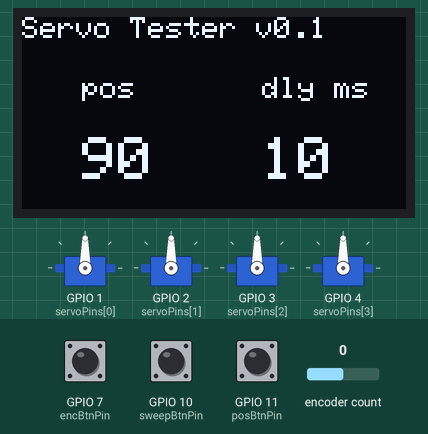
Recording of a sketch running on a simulated ESP32-S3. Shown: 128×64 one-colour display, 4 × servo. The inputs (shaded band) are chosen by the test bench; at power-on: GPIO 10 (sweepBtnPin) HIGH, GPIO 7 (encBtnPin) HIGH, encoder count 0, GPIO 11 (posBtnPin) HIGH. The display library's start-up logo is not drawn; what the sketch prints to the serial monitor is not drawn.

Above: at 3.5 s.
3.6 s: GPIO 10 (sweepBtnPin) pulled LOW for 0.15 s
At 4.09 s:
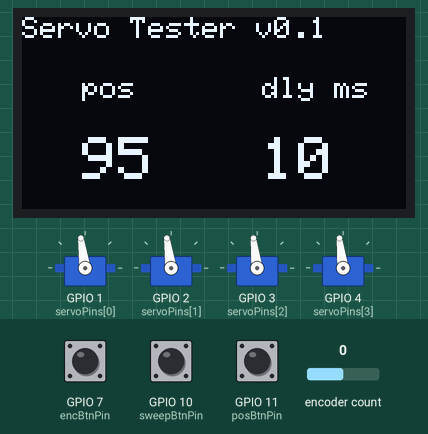
4.3 s: GPIO 7 (encBtnPin) pulled LOW for 0.15 s
At 4.75 s:
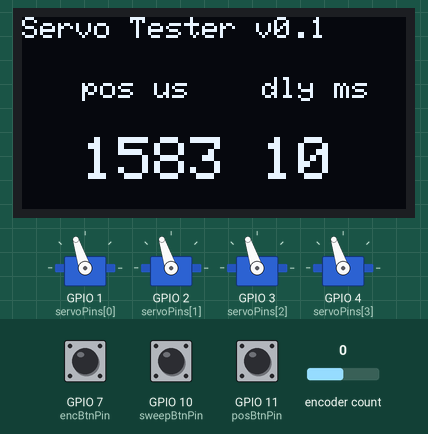
5.0 s: encoder count set to 1
At 6.0 s:
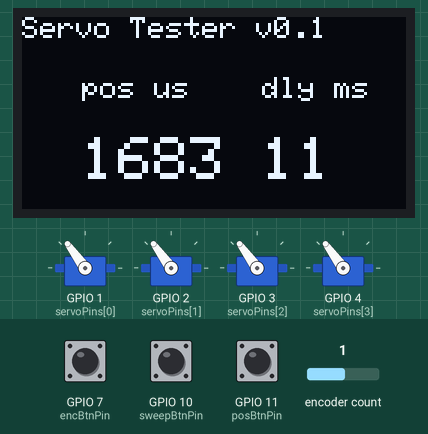
8.0 s: encoder count set to 0
At 8.53 s:
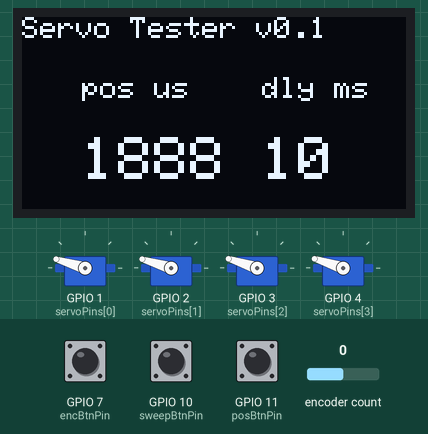
10.8 s: GPIO 11 (posBtnPin) pulled LOW for 0.15 s
At 11.16 s:
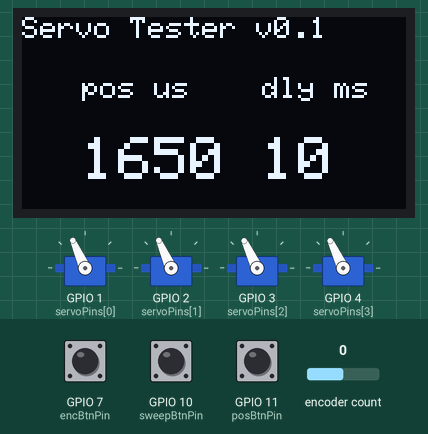
11.5 s: GPIO 7 (encBtnPin) pulled LOW for 1 s
At 11.82 s:
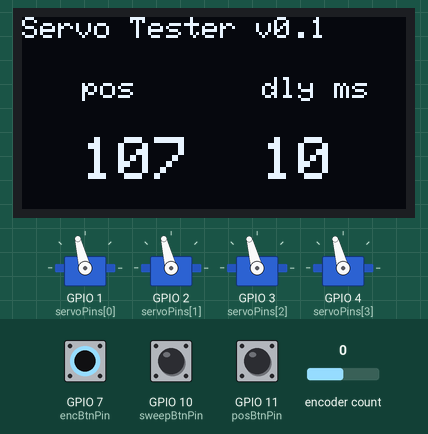
Timing chart, 0 to 16.7 s (numbered marks = the images above; inputs shaded):
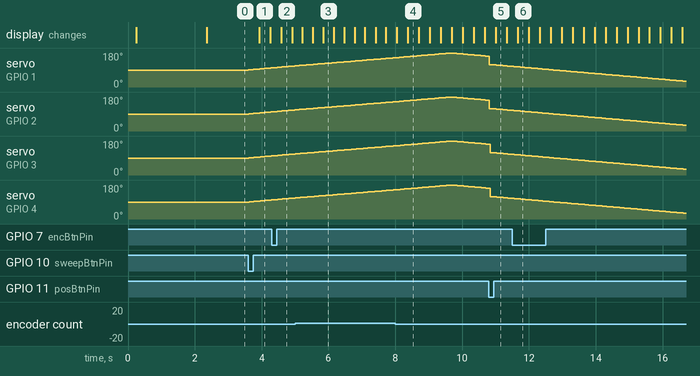

Measured:
- after the input at 3.6 s, servo on GPIO 1 (servoPins[0]): moves from 90° to 101° over 0.67 s, starting at once; servo on GPIO 2 (servoPins[1]): moves from 90° to 101° over 0.65 s, starting at once
- after the input at 4.3 s, the display: changes after 0.29 s (image 2)
- after the input at 11.5 s, the display: changes after 0.16 s (image 6)

The sketch:

servo-tester.ino
```cpp
#include <Wire.h>
#include <Adafruit_GFX.h>
#include <Adafruit_SH110X.h>
#include <s3servo.h>  // https://github.com/Rob58329/ESP32S3servo.git
#include <Encoder.h>  // https://github.com/PaulStoffregen/Encoder

#define SDA0_Pin 6  // select ESP32  I2C pins
#define SCL0_Pin 5


/* Uncomment the initialize the I2C address , uncomment only one, If you get a totally blank screen try the other*/
#define i2c_Address 0x3c  //initialize with the I2C addr 0x3C Typically eBay OLED's
//#define i2c_Address 0x3d //initialize with the I2C addr 0x3D Typically Adafruit OLED's

#define SCREEN_WIDTH 128  // OLED display width, in pixels
#define SCREEN_HEIGHT 64  // OLED display height, in pixels
#define OLED_RESET -1     //   QT-PY / XIAO
Adafruit_SH1106G display = Adafruit_SH1106G(SCREEN_WIDTH, SCREEN_HEIGHT, &Wire, OLED_RESET);

#define NUM_SERVOS 4

s3servo servos[NUM_SERVOS];
int servoPins[NUM_SERVOS] = { 1, 2, 3, 4 };

bool usMode = false;     // microseconds or degree
bool sweepMode = false;  // sweep or normale mode

int pos = 90;
int pos_us = 1500;

// Change these two numbers to the pins connected to your encoder.
//   Best Performance: both pins have interrupt capability
//   Good Performance: only the first pin has interrupt capability
//   Low Performance:  neither pin has interrupt capability
Encoder myEnc(8, 9);
//   avoid using pins with LEDs attached
long oldPosition = -999;

int encBtnPin = 7;
int encBtnState;
int encBtn;
int sweepBtnPin = 10;
int sweepBtnState;
int sweepBtn;
bool sweepUpDir = true;
int sweepDelay = 10;
int posBtnPin = 11;
int posBtnState;
int posBtn;
#define NUM_POS 12
int posStates[] = { 90, 120, 150, 180, 150, 120, 90, 60, 30, 0, 30, 60 };
int posState = 0;

#define RXD1 19
#define TXD1 20

void initButtons() {
  pinMode(encBtnPin, INPUT_PULLUP);
  encBtnState = 0;
  pinMode(sweepBtnPin, INPUT_PULLUP);
  sweepBtnState = 0;
  pinMode(posBtnPin, INPUT_PULLUP);
  posBtnState = 0;
}

void initDisplay() {
  // Show image buffer on the display hardware.
  // Since the buffer is intialized with an Adafruit splashscreen
  // internally, this will display the splashscreen.

  delay(250);  // wait for the OLED to power up
  Wire.begin(SDA0_Pin, SCL0_Pin);
  display.begin(i2c_Address, true);  // Address 0x3C default
                                     //display.setContrast (0); // dim display
  display.display();
  delay(2000);
  display.display();
}

void initServos() {
  for (int i = 0; i < NUM_SERVOS; i++) {
    servos[i].attach(servoPins[i]);
  }
}

void setup() {
  // put your setup code here, to run once:
  Serial.begin(9600);
  //  Serial.begin(9600, SERIAL_8N1, RXD1, TXD1);
  Serial.println("Servo Tester v0.1");

  initButtons();
  initDisplay();
  initServos();
}

void readEncoders() {
  long newPosition = myEnc.read();
  if (newPosition != oldPosition) {
    oldPosition = newPosition;
    Serial.print("Enc: ");
    Serial.println(newPosition);
    if (sweepMode == false) {
      if (newPosition > 0 && pos < 180)
        pos++;
      else if (newPosition < 0 && pos > 0)
        pos--;
      pos_us = map(pos, 0, 180, 500, 2000);
    } else {
      if (newPosition > 0 && sweepDelay < 100)
        sweepDelay++;
      else if (newPosition < 0 && sweepDelay > 0)
        sweepDelay--;
    }
    myEnc.write(0);
  }
}

void readButtons() {
  encBtn = digitalRead(encBtnPin);
  if (encBtn == LOW && encBtnState == 0) {
    encBtnState = 1;
    Serial0.print("Btn: ");
    Serial0.println(encBtnState);
    if (sweepMode == false) {
      pos = 90;
    }
    if (usMode == true) {
      usMode = false;
    } else {
      usMode = true;
    }
  } else if (encBtn == HIGH && encBtnState == 1) {
    encBtnState = 0;
  }
  sweepBtn = digitalRead(sweepBtnPin);
  if (sweepBtn == LOW && sweepBtnState == 0) {
    sweepBtnState = 1;
    if (sweepMode == true)
      sweepMode = false;
    else
      sweepMode = true;
    sweepUpDir = true;
    sweepDelay = 10;
  } else if (sweepBtn == HIGH && sweepBtnState == 1) {
    sweepBtnState = 0;
  }
  posBtn = digitalRead(posBtnPin);
  if (posBtn == LOW && posBtnState == 0) {
    posBtnState = 1;
    if (posState < NUM_POS - 1) {
      posState++;
      pos = posStates[posState];
    } else if (posState == NUM_POS - 1) {
      posState = 0;
      pos = posStates[posState];
    }

  } else if (posBtn == HIGH && posBtnState == 1) {
    posBtnState = 0;
  }
}

void updateDisplay(void) {
  static int oldPos = -1;
  static int oldSweepDelay = -1;
  static bool oldUsMode = true;

  if (pos != oldPos || sweepDelay != oldSweepDelay || usMode != oldUsMode) {

    display.clearDisplay();

    display.setTextSize(1);
    display.setTextColor(SH110X_WHITE);
    display.setCursor(0, 0);
    display.println("Servo Tester v0.1");
    display.setCursor(20, 20);
    display.print("pos");
    if (usMode == true)
      display.print(" us");
    display.setCursor(80, 20);
    display.print("dly ms");

    display.setTextSize(2);
    display.setCursor(20, 40);
    if (usMode == false)
      display.print(pos);
    else {
      pos_us = map(pos, 0, 180, 1000, 2000);
      display.print(pos_us);
    }
    //display.setTextColor(SH110X_BLACK, SH110X_WHITE); // 'inverted' text
    oldPos = pos;

    display.setTextSize(2);
    display.setCursor(80, 40);
    display.print(sweepDelay);
    oldSweepDelay = sweepDelay;

    oldUsMode = usMode;

    display.display();
  }
}

void updateServos() {
  if (sweepMode == true) {
    if (sweepDelay == 0) {
      pos = (pos != 0) ? 0 : 180;
      for (int i = 0; i < NUM_SERVOS; i++) {
        servos[i].write(pos);
        delay(200);
      }
    } else {
      if (sweepUpDir == true && pos < 180)
        pos++;
      else if (pos > 0)
        pos--;
      if (pos == 180 && sweepUpDir == true)
        sweepUpDir = false;
      else if (pos == 0 && sweepUpDir == false)
        sweepUpDir = true;
      for (int i = 0; i < NUM_SERVOS; i++) {
        servos[i].write(pos);
        delay(sweepDelay);
      }
    }
  } else {
    for (int i = 0; i < NUM_SERVOS; i++) {
      servos[i].write(pos);
    }
  }
}

void loop() {
  readEncoders();
  readButtons();

  updateServos();
  updateDisplay();
}
```
